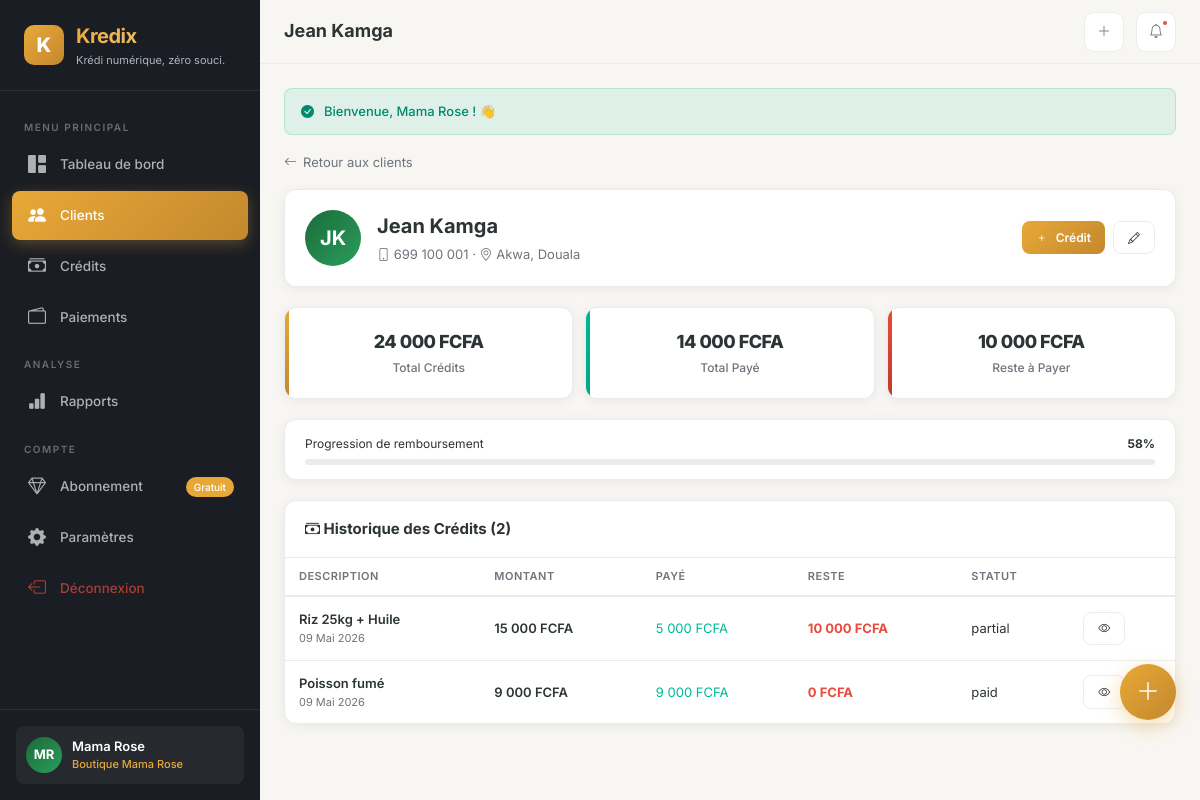
The page /customers/show/1 (signed in) on the database its author committed.
### tables this page shows
CREATE TABLE `users` (
    `id` INT AUTO_INCREMENT PRIMARY KEY,
    `full_name` VARCHAR(100) NOT NULL,
    `email` VARCHAR(150) UNIQUE DEFAULT NULL,
    `phone` VARCHAR(20) NOT NULL UNIQUE,
    `password_hash` VARCHAR(255) NOT NULL,
    `avatar` VARCHAR(255) DEFAULT NULL,
    `is_active` TINYINT(1) DEFAULT 1,
    `email_verified_at` TIMESTAMP NULL DEFAULT NULL,
    `remember_token` VARCHAR(100) DEFAULT NULL,
    `last_login_at` TIMESTAMP NULL DEFAULT NULL,
    `created_at` TIMESTAMP DEFAULT CURRENT_TIMESTAMP,
    `updated_at` TIMESTAMP DEFAULT CURRENT_TIMESTAMP ON UPDATE CURRENT_TIMESTAMP,
    INDEX `idx_phone` (`phone`),
    INDEX `idx_email` (`email`)
);

CREATE TABLE `shops` (
    `id` INT AUTO_INCREMENT PRIMARY KEY,
    `user_id` INT NOT NULL,
    `name` VARCHAR(100) NOT NULL,
    `type` VARCHAR(50) DEFAULT 'boutique',
    `phone` VARCHAR(20) DEFAULT NULL,
    `address` TEXT DEFAULT NULL,
    `city` VARCHAR(50) DEFAULT 'Douala',
    `currency` VARCHAR(10) DEFAULT 'XAF',
    `logo` VARCHAR(255) DEFAULT NULL,
    `is_active` TINYINT(1) DEFAULT 1,
    `created_at` TIMESTAMP DEFAULT CURRENT_TIMESTAMP,
    `updated_at` TIMESTAMP DEFAULT CURRENT_TIMESTAMP ON UPDATE CURRENT_TIMESTAMP,
    FOREIGN KEY (`user_id`) REFERENCES `users`(`id`) ON DELETE CASCADE,
    INDEX `idx_user` (`user_id`)
);

CREATE TABLE `customers` (
    `id` INT AUTO_INCREMENT PRIMARY KEY,
    `shop_id` INT NOT NULL,
    `full_name` VARCHAR(100) NOT NULL,
    `phone` VARCHAR(20) DEFAULT NULL,
    `address` TEXT DEFAULT NULL,
    `notes` TEXT DEFAULT NULL,
    `trust_score` TINYINT DEFAULT 5,
    `total_credits` DECIMAL(12,2) DEFAULT 0.00,
    `total_paid` DECIMAL(12,2) DEFAULT 0.00,
    `is_active` TINYINT(1) DEFAULT 1,
    `created_at` TIMESTAMP DEFAULT CURRENT_TIMESTAMP,
    `updated_at` TIMESTAMP DEFAULT CURRENT_TIMESTAMP ON UPDATE CURRENT_TIMESTAMP,
    FOREIGN KEY (`shop_id`) REFERENCES `shops`(`id`) ON DELETE CASCADE,
    INDEX `idx_shop` (`shop_id`),
    INDEX `idx_name` (`full_name`),
    INDEX `idx_phone` (`phone`)
);

CREATE TABLE `credits` (
    `id` INT AUTO_INCREMENT PRIMARY KEY,
    `shop_id` INT NOT NULL,
    `customer_id` INT NOT NULL,
    `amount` DECIMAL(12,2) NOT NULL,
    `amount_paid` DECIMAL(12,2) DEFAULT 0.00,
    `balance` DECIMAL(12,2) GENERATED ALWAYS AS (`amount` - `amount_paid`) STORED,
    `description` TEXT DEFAULT NULL,
    `status` ENUM('pending', 'partial', 'paid', 'overdue', 'cancelled') DEFAULT 'pending',
    `due_date` DATE DEFAULT NULL,
    `credited_at` TIMESTAMP DEFAULT CURRENT_TIMESTAMP,
    `paid_at` TIMESTAMP NULL DEFAULT NULL,
    `created_at` TIMESTAMP DEFAULT CURRENT_TIMESTAMP,
    `updated_at` TIMESTAMP DEFAULT CURRENT_TIMESTAMP ON UPDATE CURRENT_TIMESTAMP,
    FOREIGN KEY (`shop_id`) REFERENCES `shops`(`id`) ON DELETE CASCADE,
    FOREIGN KEY (`customer_id`) REFERENCES `customers`(`id`) ON DELETE CASCADE,
    INDEX `idx_shop` (`shop_id`),
    INDEX `idx_customer` (`customer_id`),
    INDEX `idx_status` (`status`),
    INDEX `idx_due_date` (`due_date`)
);

### views/customers/show.php (the view)
<?php
$balance = ($customer->total_credits ?? 0) - ($customer->total_paid ?? 0);
$progress = paymentProgress($customer->total_credits ?? 0, $customer->total_paid ?? 0);
?>
<a href="<?= url('customers') ?>" style="display:inline-flex;align-items:center;gap:6px;color:var(--text-muted);text-decoration:none;font-size:13px;margin-bottom:16px;">
    <i class="bi bi-arrow-left"></i> Retour aux clients
</a>
<div class="card-k" style="margin-bottom:20px;">
    <div class="card-body-k">
        <div style="display:flex;align-items:center;gap:16px;flex-wrap:wrap;">
            <div class="item-avatar" style="width:56px;height:56px;border-radius:50%;background:linear-gradient(135deg,var(--secondary),var(--secondary-light));color:#fff;display:flex;align-items:center;justify-content:center;font-size:20px;font-weight:700;">
                <?= initials($customer->full_name) ?>
            </div>
            <div style="flex:1;min-width:200px;">
                <h2 style="font-size:20px;font-weight:700;margin-bottom:2px;"><?= e($customer->full_name) ?></h2>
                <div style="font-size:13px;color:var(--text-muted);">
                    <?php if ($customer->phone): ?><i class="bi bi-phone"></i> <?= formatPhone($customer->phone) ?> · <?php endif; ?>
                    <?php if ($customer->address): ?><i class="bi bi-geo-alt"></i> <?= e($customer->address) ?><?php endif; ?>
                </div>
            </div>
            <div style="display:flex;gap:8px;">
                <a href="<?= url('credits/create/' . $customer->id) ?>" class="btn-k btn-primary-k btn-sm-k">
                    <i class="bi bi-plus"></i> Crédit
                </a>
                <a href="<?= url('customers/edit/' . $customer->id) ?>" class="btn-k btn-outline-k btn-sm-k">
                    <i class="bi bi-pencil"></i>
                </a>
            </div>
        </div>
    </div>
</div>
<div style="display:grid;grid-template-columns:repeat(auto-fit,minmax(140px,1fr));gap:12px;margin-bottom:20px;">
    <div class="stat-card primary" style="text-align:center;">
        <div class="stat-value" style="font-size:18px;"><?= formatMoney($customer->total_credits ?? 0) ?></div>
        <div class="stat-label">Total Crédits</div>
    </div>
    <div class="stat-card success" style="text-align:center;">
        <div class="stat-value" style="font-size:18px;"><?= formatMoney($customer->total_paid ?? 0) ?></div>
        <div class="stat-label">Total Payé</div>
    </div>
    <div class="stat-card danger" style="text-align:center;">
        <div class="stat-value" style="font-size:18px;"><?= formatMoney($balance) ?></div>
        <div class="stat-label">Reste à Payer</div>
    </div>
</div>
<div class="card-k" style="margin-bottom:20px;">
    <div class="card-body-k" style="padding:14px 20px;">
        <div style="display:flex;justify-content:space-between;margin-bottom:6px;font-size:12px;">
            <span>Progression de remboursement</span>
            <strong><?= $progress['percent'] ?>%</strong>
        </div>
        <div class="progress-k">
            <div class="progress-bar-k <?= $progress['class'] ?>" style="width:<?= $progress['percent'] ?>%;"></div>
        </div>
    </div>
</div>
<div class="card-k">
    <div class="card-header-k">
        <h3><i class="bi bi-cash-stack"></i> Historique des Crédits (<?= count($credits) ?>)</h3>
    </div>
    <?php if (empty($credits)): ?>
        <div class="card-body-k">
            <div class="empty-state" style="padding:24px;">
                <div class="empty-icon">📝</div>
                <p>Aucun crédit pour ce client</p>
            </div>
        </div>
    <?php else: ?>
        <div style="overflow-x:auto;">
            <table class="table-k">
                <thead>
                    <tr>
                        <th>Description</th>
                        <th>Montant</th>
                        <th>Payé</th>
                        <th>Reste</th>
                        <th>Statut</th>
                        <th></th>
                    </tr>
                </thead>
                <tbody>
                    <?php foreach ($credits as $credit): ?>
                    <tr>
                        <td>
                            <div style="font-weight:600;font-size:13px;"><?= e($credit->description ?: 'Sans description') ?></div>
                            <div style="font-size:11px;color:var(--text-muted);"><?= formatDate($credit->created_at) ?></div>
                        </td>
                        <td style="font-weight:600;"><?= formatMoney($credit->amount) ?></td>
                        <td style="color:var(--success);"><?= formatMoney($credit->amount_paid) ?></td>
                        <td style="font-weight:700;color:var(--danger);"><?= formatMoney($credit->balance) ?></td>
                        <td><?= statusBadge($credit->status) ?></td>
                        <td>
                            <a href="<?= url('credits/show/' . $credit->id) ?>" class="btn-k btn-outline-k btn-sm-k">
                                <i class="bi bi-eye"></i>
                            </a>
                        </td>
                    </tr>
                    <?php endforeach; ?>
                </tbody>
            </table>
        </div>
    <?php endif; ?>
</div>

### app/helpers/format.php (shortened to what the rows shown need)
<?php
function formatMoney($amount): string
{
    return number_format((float)$amount, 0, ',', ' ') . ' FCFA';
}
function formatDate(?string $date): string
{
    $timestamp = strtotime($date);
    $months = ['', 'Jan', 'Fév', 'Mar', 'Avr', 'Mai', 'Jun', 'Jul', 'Aoû', 'Sep', 'Oct', 'Nov', 'Déc'];
    $day = date('d', $timestamp);
    $month = $months[(int)date('m', $timestamp)];
    $year = date('Y', $timestamp);
    return "{$day} {$month} {$year}";
}
function formatPhone(?string $phone): string
{
    $phone = preg_replace('/[^0-9]/', '', $phone);
    if (strlen($phone) === 9) {
        return substr($phone, 0, 3) . ' ' . substr($phone, 3, 3) . ' ' . substr($phone, 6);
    }
    return $phone;
}
function statusBadge(string $status): string
{
    $badges = [
        'pending'   => '<span class="badge bg-warning text-dark"><i class="bi bi-clock"></i> En attente</span>',
        'partial'   => '<span class="badge bg-info"><i class="bi bi-pie-chart"></i> Partiel</span>',
        'paid'      => '<span class="badge bg-success"><i class="bi bi-check-circle"></i> Payé</span>',
        'overdue'   => '<span class="badge bg-danger"><i class="bi bi-exclamation-triangle"></i> En retard</span>',
        'cancelled' => '<span class="badge bg-secondary"><i class="bi bi-x-circle"></i> Annulé</span>',
    ];
    return $badges[$status] ?? '<span class="badge bg-secondary">' . e($status) . '</span>';
}
function paymentProgress(float $amount, float $paid): array
{
    $percent = min(100, round(($paid / $amount) * 100));
    if ($percent >= 100) $class = 'bg-success';
    elseif ($percent >= 50) $class = 'bg-info';
    elseif ($percent >= 25) $class = 'bg-warning';
    else $class = 'bg-danger';
    return ['percent' => $percent, 'class' => $class];
}

### core/Router.php (shortened to what the rows shown need)
<?php
class Router
{
    private array $routes = [];
    public function get(string $path, string $controller, string $method): void
    {
        $this->routes[] = [
            'method'     => 'GET',
            'path'       => $path,
            'controller' => $controller,
            'action'     => $method
        ];
    }
    public function post(string $path, string $controller, string $method): void
    {
        $this->routes[] = [
            'method'     => 'POST',
            'path'       => $path,
            'controller' => $controller,
            'action'     => $method
        ];
    }
    public function dispatch(): void
    {
        $url = $this->getUrl();
        $requestMethod = $_SERVER['REQUEST_METHOD'];
        foreach ($this->routes as $route) {
            if ($route['method'] !== $requestMethod) {
                continue;
            }
            $pattern = $this->convertToRegex($route['path']);
            if (preg_match($pattern, $url, $matches)) {
                $params = array_filter($matches, 'is_string', ARRAY_FILTER_USE_KEY);
                $params = array_values($params);
                $action = $route['action'];
                $controller = new $controllerName();
                call_user_func_array([$controller, $action], $params);
                return;
            }
        }
    }
    private function getUrl(): string
    {
        $url = $_GET['url'] ?? '';
        return rtrim($url, '/');
    }
    private function convertToRegex(string $path): string
    {
        $pattern = preg_replace('/\{([a-zA-Z_]+)\}/', '(?P<$1>[^/]+)', $path);
        return '#^' . $pattern . '$#';
    }
}

### views/layouts/app.php (shortened to what the rows shown need)
<?php
$user = Session::getUser();
$currentShop = null;
if ($user) {
    $currentShop = Database::getInstance()->fetch("SELECT * FROM shops WHERE user_id = ? AND is_active = 1 LIMIT 1", [$user->id]);
}
$plan = 'free';
if ($user) {
    $subModel = new Subscription();
    $plan = $subModel->getCurrentPlan($user->id);
}
$notifModel = new Notification();
$notifCount = $currentShop ? $notifModel->countUnread($currentShop->id) : 0;
?>
<!DOCTYPE html>
<html lang="fr">
<head>
    <link rel="stylesheet" href="https://cdn.jsdelivr.net/npm/bootstrap-icons@1.11.3/font/bootstrap-icons.min.css">
    <link rel="stylesheet" href="<?= asset('css/app.css') ?>">
</head>
<body>
<aside class="sidebar" id="sidebar">
    <div class="sidebar-brand">
        <div class="logo-icon">K</div>
        <div>
            <h2>Kredix</h2>
            <small><?= APP_TAGLINE ?></small>
        </div>
    </div>
    <nav class="sidebar-nav">
        <div class="nav-label">Menu Principal</div>
        <a href="<?= url('dashboard') ?>" class="nav-link <?= activeClass('dashboard') ?>">
            <i class="bi bi-grid-1x2-fill"></i> Tableau de bord
        </a>
        <a href="<?= url('customers') ?>" class="nav-link <?= activeClass('customers') ?>">
            <i class="bi bi-people-fill"></i> Clients
        </a>
        <a href="<?= url('credits') ?>" class="nav-link <?= activeClass('credits') ?>">
            <i class="bi bi-cash-stack"></i> Crédits
        </a>
        <a href="<?= url('payments') ?>" class="nav-link <?= activeClass('payments') ?>">
            <i class="bi bi-wallet2"></i> Paiements
        </a>
        <div class="nav-label">Analyse</div>
        <a href="<?= url('reports') ?>" class="nav-link <?= activeClass('reports') ?>">
            <i class="bi bi-bar-chart-fill"></i> Rapports
        </a>
        <div class="nav-label">Compte</div>
        <a href="<?= url('subscription') ?>" class="nav-link <?= activeClass('subscription') ?>">
            <i class="bi bi-gem"></i> Abonnement
            <?php if ($plan === 'free'): ?>
                <span style="margin-left:auto;font-size:10px;background:var(--primary);padding:2px 8px;border-radius:10px;color:#fff;">Gratuit</span>
            <?php endif; ?>
        </a>
        <a href="<?= url('settings') ?>" class="nav-link <?= activeClass('settings') ?>">
            <i class="bi bi-gear-fill"></i> Paramètres
        </a>
        <a href="<?= url('logout') ?>" class="nav-link" style="color:rgba(231,76,60,0.7);">
            <i class="bi bi-box-arrow-left"></i> Déconnexion
        </a>
    </nav>
    <div class="sidebar-footer">
        <div class="sidebar-user">
            <div class="avatar"><?= $user ? initials($user->full_name) : '?' ?></div>
            <div class="user-info">
                <div class="name"><?= $user ? e($user->full_name) : '' ?></div>
                <div class="plan"><?= $currentShop ? e($currentShop->name) : '' ?></div>
            </div>
        </div>
    </div>
</aside>
<main class="main-content">
    <header class="topbar">
        <div style="display:flex;align-items:center;gap:12px;">
            <div class="page-title"><?= e($title ?? 'Dashboard') ?></div>
        </div>
        <div class="topbar-actions">
            <a href="<?= url('credits/create') ?>" class="btn-icon hide-mobile" title="Nouveau crédit">
                <i class="bi bi-plus-lg"></i>
            </a>
            <div class="btn-icon" style="cursor:default;">
                <i class="bi bi-bell"></i>
                <?php if ($notifCount > 0): ?>
                    <span class="badge-dot"></span>
                <?php endif; ?>
            </div>
        </div>
    </header>
    <div class="page-content animate-fade">
        <?php include BASE_PATH . '/views/partials/alerts.php'; ?>
        <?= $content ?>
    </div>
</main>
<a href="<?= url('credits/create') ?>" class="fab" title="Nouveau crédit">
    <i class="bi bi-plus-lg"></i>
</a>
</body>
</html>

### rows shown on the page
users: full_name "MR", full_name "Mama Rose"
shops: name "Boutique Mama Rose"
customers: full_name "JK", full_name "Jean Kamga", phone "699 100 001", address "Akwa, Douala"
credits: description "Riz 25kg + Huile", created_at "09 Mai 2026", amount "15 000 FCFA", amount_paid "5 000 FCFA", balance "10 000 FCFA", status "partial"
credits: description "Poisson fumé", created_at "09 Mai 2026", amount "9 000 FCFA", amount_paid "9 000 FCFA", balance "0 FCFA", status "paid"

### other values the page prints
$message "Bienvenue, Mama Rose ! 👋"
formatMoney($customer->total_credits ?? 0) "24 000 FCFA"
formatMoney($customer->total_paid ?? 0) "14 000 FCFA"
formatMoney($balance) "10 000 FCFA"
$progress['percent'] "58"
count($credits) "2"
